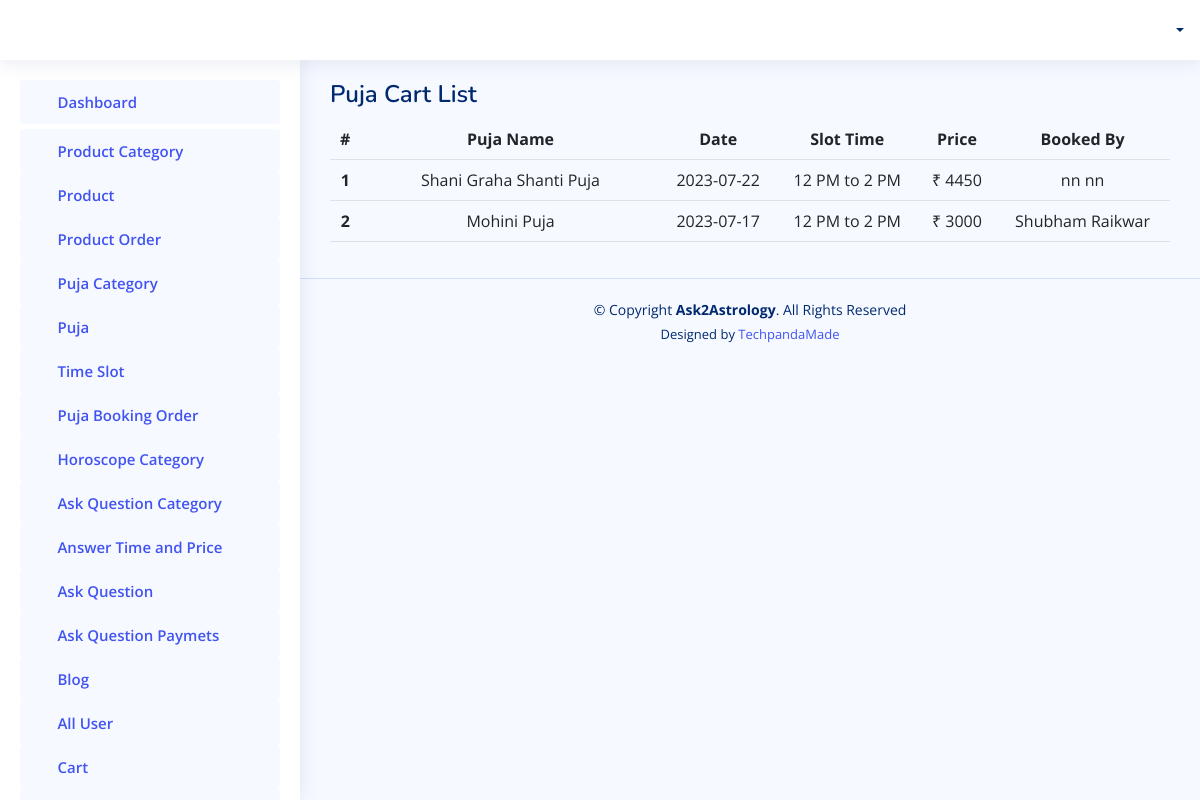
/admin-panel/allpujacarts/, run on the app's committed database.
### userapp/models.py (models this page shows)
class PujaSlotBooking(models.Model):
	class Meta():
		unique_together = ('user', 'pooja')     #using unique together do not create duplicate cart
	user = models.ForeignKey(User, on_delete=models.CASCADE)
	pooja = models.ForeignKey(Pooja, on_delete=models.CASCADE)
	pujaslot = models.ForeignKey(PoojaSlot, on_delete=models.CASCADE)
	dateofpuja = models.CharField(max_length=12, null=True)

### adminapp/models.py (models this page shows, shortened)
class Pooja(models.Model):
    name = models.CharField(max_length=200, null=True)
    pojapicture = models.ImageField(upload_to=filepath4, blank=True, null=True)
    discription = models.CharField(max_length=250, null=True)
    needofpuja = models.CharField(max_length=450, null=True)
    advantages = models.CharField(max_length=500, null=True)
    pujasamagri = models.CharField(max_length=400, null=True)
    category = models.ForeignKey(CategoryOfPooja, on_delete=models.CASCADE)
    pujaslot = models.ForeignKey(PoojaSlot, on_delete=models.CASCADE, null=True)
    dateofpuja = models.CharField(max_length=12, null=True,default=tomorrow)
    price = models.CharField(max_length=200, null=True)
    offers = models.CharField(max_length=200, default=0)
    offerprice = models.CharField(max_length=200, default=0)
    faq = models.TextField(null=True)
    active_status = models.BooleanField(default=True)

class PoojaSlot(models.Model):
    slottime = models.CharField(max_length=10, null=True)

### accounts/models.py (models this page shows)
class User(AbstractUser):
    is_user = models.BooleanField(default=False)
    contactno = models.CharField(max_length=12, null=True)
    profilepicture = models.ImageField(upload_to=filepath, blank=True, null=True)
    gender = models.CharField(max_length=12, null=True)
    language = models.CharField(max_length=50, null=True)
    dateofbirth = models.CharField(max_length=20, null=True)
    marital_status = models.CharField(max_length=50, null=True)
    timeofbirth = models.CharField(max_length=20, null=True)
    placeofbirth = models.CharField(max_length=100, null=True)
    currentaddress = models.CharField(max_length=300, null=True)
    mobileno = models.CharField(max_length=300, null=True)
    countrycode = models.CharField(max_length=50, null=True)
    houseno = models.CharField(max_length=300, null=True)
    area = models.CharField(max_length=300, null=True)
    landmark = models.CharField(max_length=300, null=True)
    pincode = models.CharField(max_length=300, null=True)
    towncity = models.CharField(max_length=300, null=True)
    state = models.CharField(max_length=300, null=True)

### adminapp/views.py (the view)
# urls.py: path('allpujacarts/', views.GetAllPujaCarts),
def GetAllPujaCarts(request):
    cart = PujaSlotBooking.objects.all().order_by('-id')
    return render(request, "admintemp/pujacartlist.html", {'pujacarts':cart})

### templates/admintemp/pujacartlist.html (shortened to what this page needs)
{% extends 'admintemp/index.html' %}
{% load static %}
  {% block content %}
  <main id="main" class="main">
    <div class="pagetitle">
      <h1>Puja Cart List</h1>
    </div>
    <section class="section">
      <div class="row">
        <div class="col-lg-12">
          <div class="">
            <div class="card-body" >
              <table class="table">
                <thead>
                  <tr  style="text-align:center;">
                    <th scope="col">#</th>
                    <th scope="col">Puja Name</th>
                    <th scope="col">Date</th>
                    <th scope="col">Slot Time</th>
                    <th scope="col">Price</th>
                    <th scope="col">Booked By</th>
                  </tr>
                </thead>
                <tbody>
                  {% for ky in pujacarts %}
                  <tr style="text-align:center;">
                    <th scope="row">{{forloop.counter}}</th>
                    <td width="300px">
                    {{ ky.pooja.name }}
                    </td>
                    <td>{{ ky.dateofpuja }}</td>
                    <td>{{ ky.pujaslot.slottime }}</td>
                    <td>₹ {{ ky.pooja.price }}</td>
                    <td>{{ ky.user.first_name }} {{ ky.user.last_name }}</td>
                    </tr>
                  {% endfor %}
                </tbody>
              </table>
            </div>
          </div>
      </div>
    </section>
  </main>
  {% endblock content %}

### static/assets2/css/style.css (style rules this page uses)
:root { scroll-behavior: smooth; }
body { font-family: "Open Sans", sans-serif; background: #f6f9ff; color: #444444; }
h1, h2, h3, h4, h5, h6 { font-family: "Nunito", sans-serif; }
#main { margin-top: 60px; padding: 20px 30px; transition: all 0.3s; }
.pagetitle { margin-bottom: 10px; }
.pagetitle h1 { font-size: 24px; margin-bottom: 0; font-weight: 600; color: #012970; }
.card-body { padding: 0 20px 20px 2 0px; }
@media (min-width: 1200px) { #main, #footer { margin-left: 300px; } }

### data on the page
PujaSlotBooking: pooja.name "Shani Graha Shanti Puja", dateofpuja "2023-07-22", pujaslot.slottime "12 PM to 2 PM", pooja.price "4450", user.first_name "nn", user.last_name "nn"
PujaSlotBooking: pooja.name "Mohini Puja", dateofpuja "2023-07-17", pujaslot.slottime "12 PM to 2 PM", pooja.price "3000", user.first_name "Shubham", user.last_name "Raikwar"
